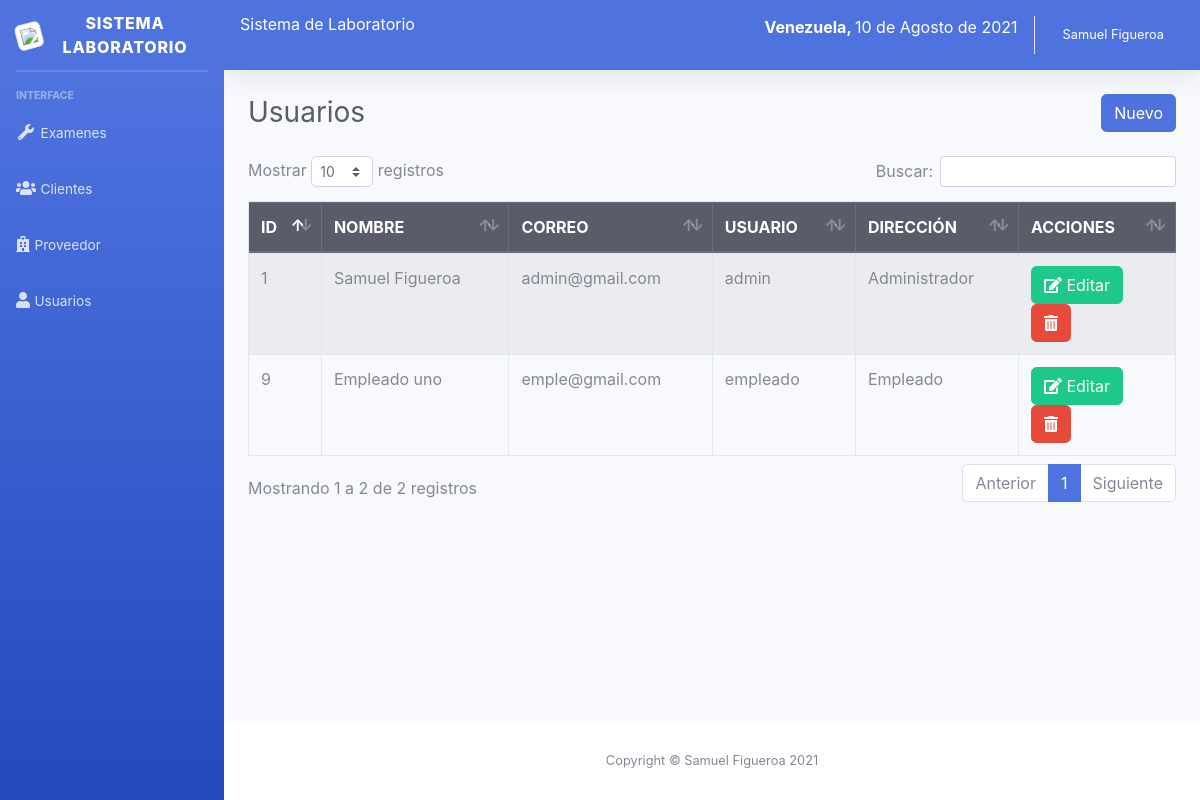
The page /sistema/lista_usuarios.php (signed in) on the database its author committed.
### tables this page shows
CREATE TABLE `usuario` (
  `idusuario` int(11) NOT NULL,
  `nombre` varchar(100) NOT NULL,
  `correo` varchar(100) NOT NULL,
  `usuario` varchar(20) NOT NULL,
  `clave` varchar(50) NOT NULL,
  `rol` int(11) NOT NULL
);

CREATE TABLE `rol` (
  `idrol` int(11) NOT NULL,
  `rol` varchar(50) NOT NULL
);

### sistema/lista_usuarios.php (the view)
<?php include_once "includes/header.php"; ?>
<div class="container-fluid">
	<div class="d-sm-flex align-items-center justify-content-between mb-4">
		<h1 class="h3 mb-0 text-gray-800">Usuarios</h1>
		<?php if ($_SESSION['rol'] == 1) { ?>
		<a href="registro_usuario.php" class="btn btn-primary">Nuevo</a>
		<?php } ?>
	</div>
	<div class="row">
		<div class="col-lg-12">
			<div class="table-responsive">
				<table class="table table-striped table-bordered" id="table">
					<thead class="thead-dark">
						<tr>
							<th>ID</th>
							<th>NOMBRE</th>
							<th>CORREO</th>
							<th>USUARIO</th>
							<th>DIRECCIÓN</th>
							<?php if ($_SESSION['rol'] == 1) { ?>
							<th>ACCIONES</th>
							<?php }?>
						</tr>
					</thead>
					<tbody>
						<?php
						include "../conexion.php";
						$query = mysqli_query($conexion, "SELECT u.idusuario, u.nombre, u.correo, u.usuario, r.rol FROM usuario u INNER JOIN rol r ON u.rol = r.idrol");
						$result = mysqli_num_rows($query);
						if ($result > 0) {
							while ($data = mysqli_fetch_assoc($query)) { ?>
								<tr>
									<td><?php echo $data['idusuario']; ?></td>
									<td><?php echo $data['nombre']; ?></td>
									<td><?php echo $data['correo']; ?></td>
									<td><?php echo $data['usuario']; ?></td>
									<td><?php echo $data['rol']; ?></td>
									<?php if ($_SESSION['rol'] == 1) { ?>
									<td>
										<a href="editar_usuario.php?id=<?php echo $data['idusuario']; ?>" class="btn btn-success"><i class='fas fa-edit'></i> Editar</a>
										<form action="eliminar_usuario.php?id=<?php echo $data['idusuario']; ?>" method="post" class="confirmar d-inline">
											<button class="btn btn-danger" type="submit"><i class='fas fa-trash-alt'></i> </button>
										</form>
									</td>
									<?php } ?>
								</tr>
						<?php }
						} ?>
					</tbody>
				</table>
			</div>
		</div>
	</div>
</div>
</div>
<?php include_once "includes/footer.php"; ?>

### rows shown on the page
usuario: idusuario "1", nombre "Samuel Figueroa", correo "admin@gmail.com", usuario "admin", rol.rol "Administrador"
usuario: idusuario "9", nombre "Empleado uno", correo "emple@gmail.com", usuario "empleado", rol.rol "Empleado"

### other values the page prints
fechaPeru() "10 de Agosto de 2021"
$_SESSION['nombre'] "Samuel Figueroa"
